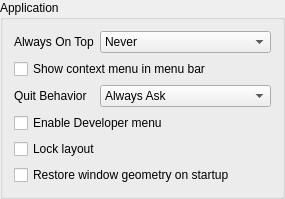
    <widget class="QGroupBox" name="qgbApplication">
     <property name="title">
      <string>Application</string>
     </property>
     <layout class="QGridLayout" name="gridLayout_3" columnstretch="0,0">
      <item row="4" column="0" colspan="2">
       <widget class="QCheckBox" name="qcbLockLayout">
        <property name="whatsThis">
         <string>When in custom layout mode, checking this disables rearranging.</string>
        </property>
        <property name="text">
         <string>Lock layout</string>
        </property>
       </widget>
      </item>
      <item row="0" column="1">
       <widget class="MUComboBox" name="qcbAlwaysOnTop">
        <property name="toolTip">
         <string>This setting controls when the application will be always on top.</string>
        </property>
        <property name="whatsThis">
         <string>This setting controls in which situations the application will stay always on top. If you select &lt;i&gt;Never&lt;/i&gt; the application will not stay on top. &lt;i&gt;Always&lt;/i&gt; will always keep the application on top. &lt;i&gt;In minimal view&lt;/i&gt; / &lt;i&gt;In normal view&lt;/i&gt; will only keep the application always on top when minimal view is activated / deactivated.</string>
        </property>
        <property name="accessibleName">
         <string>Always on top mode</string>
        </property>
        <item>
         <property name="text">
          <string>Never</string>
         </property>
        </item>
        <item>
         <property name="text">
          <string>Always</string>
         </property>
        </item>
        <item>
         <property name="text">
          <string>In minimal view</string>
         </property>
        </item>
        <item>
         <property name="text">
          <string>In normal view</string>
         </property>
        </item>
       </widget>
      </item>
      <item row="2" column="0">
       <widget class="QLabel" name="qliQuitBehavior">
        <property name="text">
         <string>Quit Behavior</string>
        </property>
        <property name="buddy">
         <cstring>qcbQuitBehavior</cstring>
        </property>
       </widget>
      </item>
      <item row="1" column="0" colspan="2">
       <widget class="QCheckBox" name="qcbShowContextMenuInMenuBar">
        <property name="toolTip">
         <string>Adds user and channel context menus into the menu bar</string>
        </property>
        <property name="text">
         <string>Show context menu in menu bar</string>
        </property>
       </widget>
      </item>
      <item row="2" column="1">
       <widget class="MUComboBox" name="qcbQuitBehavior">
        <property name="toolTip">
         <string>This setting controls the behavior of clicking on the X in the top right corner.</string>
        </property>
        <property name="whatsThis">
         <string>This setting controls the behavior when closing Mumble. You can choose between being asked for confirmation, minimize instead if closing or just closing without any additional prompt. Optionally, the first two options can only apply when you are currently connected to a server (in that case, Mumble will quit without asking, when not connected to any server).</string>
        </property>
        <property name="accessibleName">
         <string>Quit behavior mode</string>
        </property>
        <item>
         <property name="text">
          <string>Always Ask</string>
         </property>
        </item>
        <item>
         <property name="text">
          <string>Ask when connected</string>
         </property>
        </item>
        <item>
         <property name="text">
          <string>Always Minimize</string>
         </property>
        </item>
        <item>
         <property name="text">
          <string>Minimize when connected</string>
         </property>
        </item>
        <item>
         <property name="text">
          <string>Always Quit</string>
         </property>
        </item>
       </widget>
      </item>
      <item row="3" column="0" colspan="2">
       <widget class="QCheckBox" name="qcbEnableDeveloperMenu">
        <property name="whatsThis">
         <string>&lt;b&gt;Enable Developer menu&lt;/b&gt;&lt;br /&gt;This enables the &quot;Developer&quot;-menu in Mumble. This menu is used for developer-specific features, such as the Developer Console.</string>
        </property>
        <property name="text">
         <string>Enable Developer menu</string>
        </property>
       </widget>
      </item>
      <item row="0" column="0">
       <widget class="QLabel" name="qliAlwaysOnTop">
        <property name="text">
         <string>Always On Top</string>
        </property>
        <property name="buddy">
         <cstring>qcbAlwaysOnTop</cstring>
        </property>
       </widget>
      </item>
      <item row="5" column="0" colspan="2">
       <widget class="QCheckBox" name="qcbRestoreWindowState">
        <property name="whatsThis">
         <string>This controls whether Mumble will try to restore the window geometry and state from previous sessions on startup.</string>
        </property>
        <property name="text">
         <string>Restore window geometry on startup</string>
        </property>
       </widget>
      </item>
     </layout>
    </widget>
